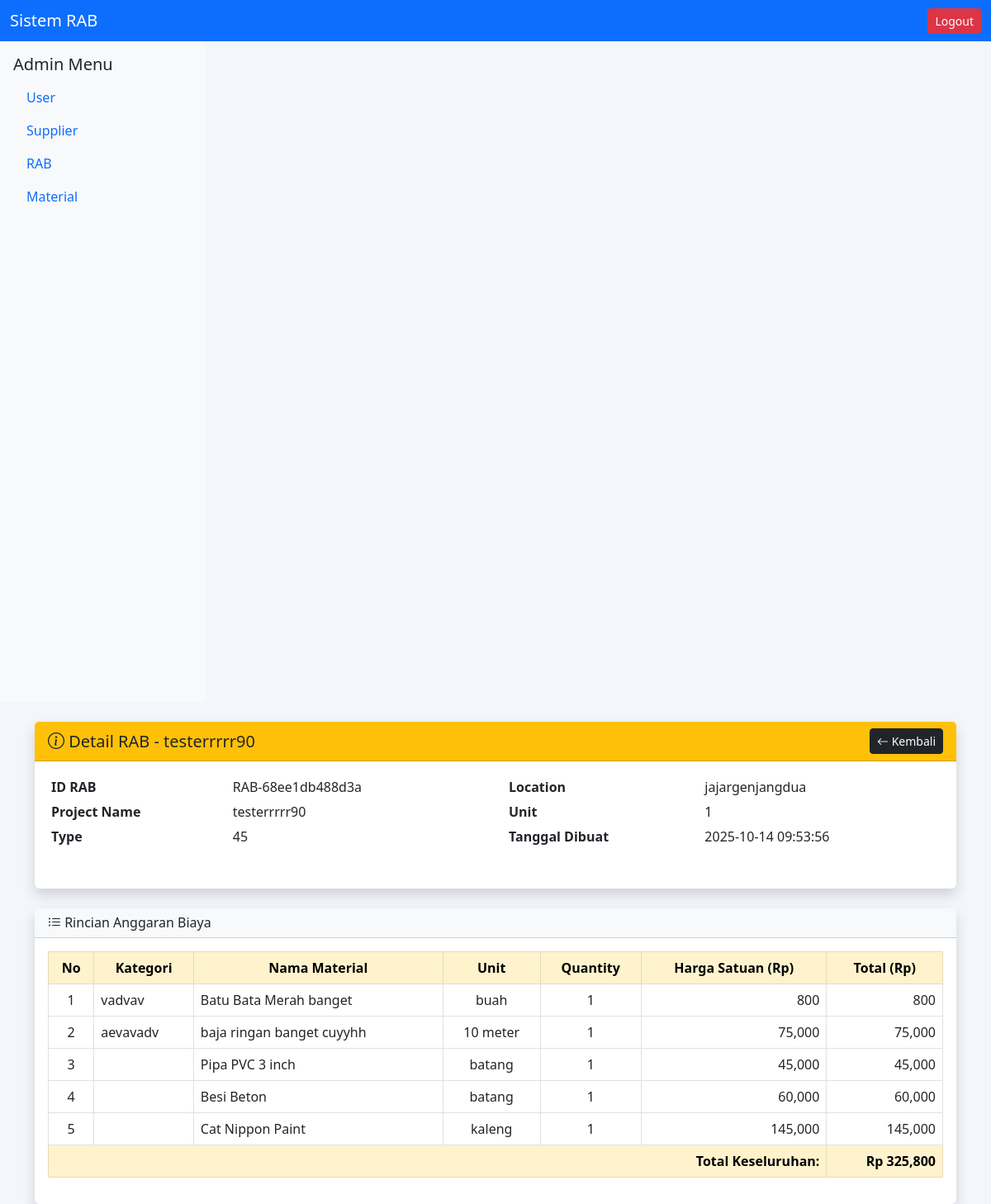
The page /rab/detailrab.php?id=RAB-68ee1db488d3a (signed in) on the database its author committed.
### tables this page shows
CREATE TABLE `rab` (
  `id_rab` varchar(50) NOT NULL,
  `id_user` int(11) DEFAULT NULL,
  `project_name` varchar(100) DEFAULT NULL,
  `unit` int(11) DEFAULT NULL,
  `type` varchar(50) DEFAULT NULL,
  `location` varchar(100) DEFAULT NULL,
  `notes` text DEFAULT NULL,
  `additional_info` text DEFAULT NULL,
  `jumlahTotal` int(11) DEFAULT 0,
  `pembulatan` int(11) DEFAULT 0,
  `permeterpersegi` int(11) DEFAULT 0,
  `timestamps` timestamp NOT NULL DEFAULT current_timestamp(),
  `created_at` timestamp NOT NULL DEFAULT current_timestamp()
);

CREATE TABLE `rab_detail` (
  `id` int(11) NOT NULL,
  `id_rab` varchar(50) DEFAULT NULL,
  `id_material` int(11) DEFAULT NULL,
  `category` varchar(100) DEFAULT NULL,
  `material_name` varchar(100) DEFAULT NULL,
  `unit` varchar(20) DEFAULT NULL,
  `quantity` int(11) DEFAULT NULL,
  `unitPrice` int(11) DEFAULT NULL,
  `totalCost` int(11) DEFAULT NULL,
  `timestamps` timestamp NOT NULL DEFAULT current_timestamp()
);

### rab/detailrab.php (the view, shortened to what this page needs)
<?php
include '../config/database.php';
include '../partials/header.php';
include '../partials/sidebar.php';
$id_rab = mysqli_real_escape_string($conn, $_GET['id']);
$query_rab = mysqli_query($conn, "SELECT * FROM rab WHERE id_rab='$id_rab'");
$rab = mysqli_fetch_assoc($query_rab);
$query_detail = mysqli_query($conn, "SELECT * FROM rab_detail WHERE id_rab='$id_rab' ORDER BY id ASC");
$totalKeseluruhan = 0;
?>
<!DOCTYPE html>
<html lang="id">
<head>
  <link href="https://cdn.jsdelivr.net/npm/bootstrap@5.3.0/dist/css/bootstrap.min.css" rel="stylesheet">
  <link href="https://cdn.jsdelivr.net/npm/bootstrap-icons@1.11.1/font/bootstrap-icons.css" rel="stylesheet">
</head>
<body style="background-color:#f3f6fa;">
<div class="container mt-4">
  <div class="card shadow border-0 mb-4">
    <div class="card-header bg-warning d-flex justify-content-between align-items-center">
      <h5 class="mb-0 text-dark"><i class="bi bi-info-circle"></i> Detail RAB - <?= htmlspecialchars($rab['project_name']) ?></h5>
      <a href="rab.php" class="btn btn-dark btn-sm"><i class="bi bi-arrow-left"></i> Kembali</a>
    </div>
    <div class="card-body">
      <div class="row mb-3">
        <div class="col-md-6">
          <table class="table table-sm table-borderless">
            <tr><th>ID RAB</th><td><?= htmlspecialchars($rab['id_rab']) ?></td></tr>
            <tr><th>Project Name</th><td><?= htmlspecialchars($rab['project_name']) ?></td></tr>
            <tr><th>Type</th><td><?= htmlspecialchars($rab['type']) ?></td></tr>
          </table>
        </div>
        <div class="col-md-6">
          <table class="table table-sm table-borderless">
            <tr><th>Location</th><td><?= htmlspecialchars($rab['location']) ?></td></tr>
            <tr><th>Unit</th><td><?= htmlspecialchars($rab['unit']) ?></td></tr>
            <tr><th>Tanggal Dibuat</th><td><?= htmlspecialchars($rab['created_at']) ?></td></tr>
          </table>
        </div>
      </div>
    </div>
  </div>
  <div class="card shadow border-0">
    <div class="card-header bg-light">
      <h6 class="mb-0"><i class="bi bi-list-ul"></i> Rincian Anggaran Biaya</h6>
    </div>
    <div class="card-body">
      <div class="table-responsive">
        <table class="table table-bordered table-hover align-middle">
          <thead class="table-warning text-center">
            <tr>
              <th>No</th>
              <th>Kategori</th>
              <th>Nama Material</th>
              <th>Unit</th>
              <th>Quantity</th>
              <th>Harga Satuan (Rp)</th>
              <th>Total (Rp)</th>
            </tr>
          </thead>
          <tbody>
            <?php if (mysqli_num_rows($query_detail) > 0): ?>
              <?php $no=1; while ($d = mysqli_fetch_assoc($query_detail)): ?>
                <tr>
                  <td class="text-center"><?= $no++ ?></td>
                  <td><?= htmlspecialchars($d['category']) ?></td>
                  <td><?= htmlspecialchars($d['material_name']) ?></td>
                  <td class="text-center"><?= htmlspecialchars($d['unit']) ?></td>
                  <td class="text-center"><?= number_format($d['quantity']) ?></td>
                  <td class="text-end"><?= number_format($d['unitPrice']) ?></td>
                  <td class="text-end"><?= number_format($d['totalCost']) ?></td>
                </tr>
                <?php $totalKeseluruhan += $d['totalCost']; ?>
              <?php endwhile; ?>
              <tr class="table-warning fw-bold">
                <td colspan="6" class="text-end">Total Keseluruhan:</td>
                <td class="text-end">Rp <?= number_format($totalKeseluruhan) ?></td>
              </tr>
            <?php else: ?>
              <tr><td colspan="7" class="text-center text-muted">Belum ada data rincian untuk RAB ini</td></tr>
            <?php endif; ?>
          </tbody>
        </table>
      </div>
    </div>
  </div>
</div>
</body>
</html>

### rows shown on the page
rab: project_name "testerrrrr90", id_rab "RAB-68ee1db488d3a", type "45", location "jajargenjangdua", unit "1", created_at "2025-10-14 09:53:56"
rab_detail: category "vadvav", material_name "Batu Bata Merah banget", unit "buah", quantity "1", unitPrice "800", totalCost "800"
rab_detail: category "aevavadv", material_name "baja ringan banget cuyyhh", unit "10 meter", quantity "1", unitPrice "75,000", totalCost "75,000"
rab_detail: material_name "Pipa PVC 3 inch", unit "batang", quantity "1", unitPrice "45,000", totalCost "45,000"
rab_detail: material_name "Besi Beton", unit "batang", quantity "1", unitPrice "60,000", totalCost "60,000"
rab_detail: material_name "Cat Nippon Paint", unit "kaleng", quantity "1", unitPrice "145,000", totalCost "145,000"

### other values the page prints
$role "Admin"
$totalKeseluruhan "325,800"
